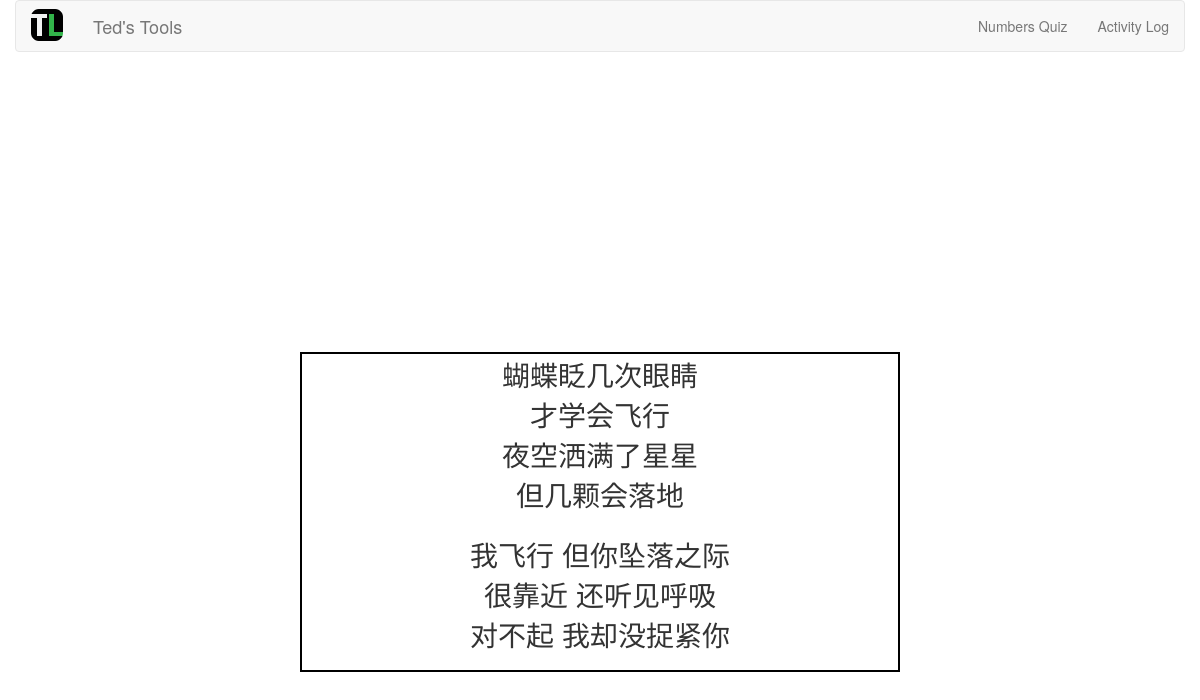
Screenshot of /caption_maker/23/ with the database file from the repository.
### caption_maker/models.py (models this page shows, shortened)
class CaptionLine(models.Model):
    caption = models.ForeignKey(Caption)
    order = models.IntegerField(default=0)
    mark_time = models.DecimalField(max_digits=6, decimal_places=1)
    text = models.CharField(max_length=256)
    break_after = models.BooleanField(default=False)
    class Meta:
        ordering = ['order',]

### caption_maker/views.py (the view)
# urls.py: url(r'(?P<media_pk>\d+)/$', views.media_detail, name='media_detail'),
def media_detail(request, media_pk):
    media = get_object_or_404(Media, pk=media_pk)
    caption = get_object_or_404(Caption, media_id=media_pk)
    timeList = []
    for cap in caption.captionline_set.all():
        timeList.append(float(cap.mark_time))
    print(timeList)
    context = {
        'media': media,
        'caption': caption,
        'timeList': timeList
    }
    return render(request, 'caption_maker/media_detail.html', context)

### caption_maker/templates/caption_maker/media_detail.html (shortened to what this page needs)
{% extends "base.html" %}
{% load static %}
{% block css %}
<link rel="stylesheet" type="text/css" href="{% static 'caption_maker/css/media_detail.css' %}">
{% endblock %}
{% block content %}
<div class="text-center row">
    <div class=".col-md-12">
        <div id="player" class="video"></div>
        <div class="lyrics-container center">
            <table class="lyrics center">
                <tbody>
                    {% for line in caption.captionline_set.all %}
                    <tr id="primary-{{ line.order }}" class="primary {{ caption.label|lower }}">
                        <td>
                            {{ line.text }}
                        </td>
                    </tr>
                    {% if line.break_after %}
                    <tr><td> &nbsp; </td></tr>
                    {% endif %}
                    {% endfor %}
                </tbody>
        </table>
    </div>
</div>
{% endblock %}

### assets/css/base.css (style rules this page uses)
.center { float: none; margin: 0 auto; }

### caption_maker/static/caption_maker/css/media_detail.css (style rules this page uses)
.video { height: 35vh; max-width: 600px; width: 98%; }
.chinese { font-size: 28px; }
.lyrics { border: none; }
.lyrics-container { border: 2px solid #000; width: 98%; max-width: 600px; height: 40vh; overflow-y: scroll; overflow-x: hidden; }
.center { text-align: center; margin-left: auto; margin-right: auto; }

### rows the page displays
CaptionLine: text "蝴蝶眨几次眼睛"
CaptionLine: text "才学会飞行"
CaptionLine: text "夜空洒满了星星"
CaptionLine: text "但几颗会落地"
CaptionLine: text "我飞行 但你坠落之际"
CaptionLine: text "很靠近 还听见呼吸"
CaptionLine: text "对不起 我却没捉紧你"
